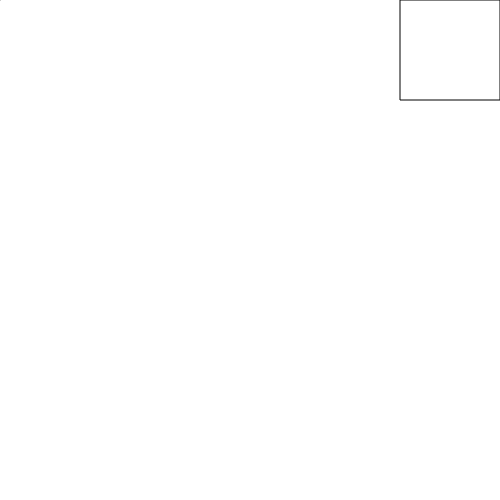
Frame 1 (no input)
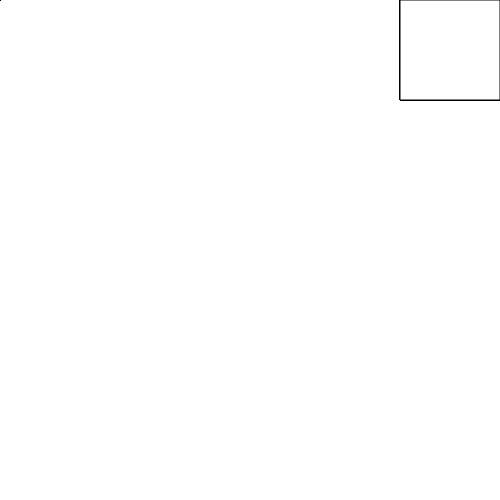
Frame 60 (no input)
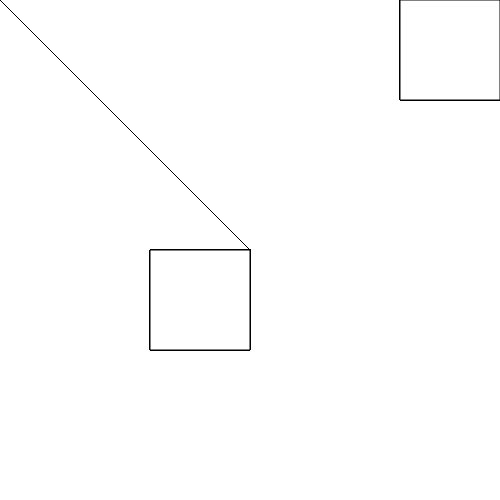
Frame 120 (the mouse pressed at the canvas centre since frame 60)

The p5.js sketch that drew these frames (run headless with seeded random() and noise() and a simulated clock; from frame 60 on, the mouse is pressed at the canvas centre):

// p5.js sketch
// ── sketch.js


let x;
let y;

function setup(){
	createCanvas (500,500);
	x = 0;
	y = 0;
}

function draw(){
//	background(250);
	beginShape();
	vertex (x,y);
	vertex (mouseX, mouseY);
	// vertex (mouseX + 100, mouseY);
	// vertex (mouseX + 100, mouseY + 100);
	// vertex (mouseX, mouseY + 100);
	// vertex (mouseX, mouseY);
	endShape();

	beginShape();
	//vertex (x,y);
	vertex (width - mouseX, mouseY);
	vertex (width - mouseX - 100, mouseY);
	vertex (width - mouseX - 100, mouseY + 100);
	vertex (width - mouseX, mouseY + 100);
	vertex (width - mouseX, mouseY);
	endShape();
	x = mouseX;
	y = mouseY;
	// text("x: "+ (width - mouseX) + " y: "+mouseY, 10,10);
}
